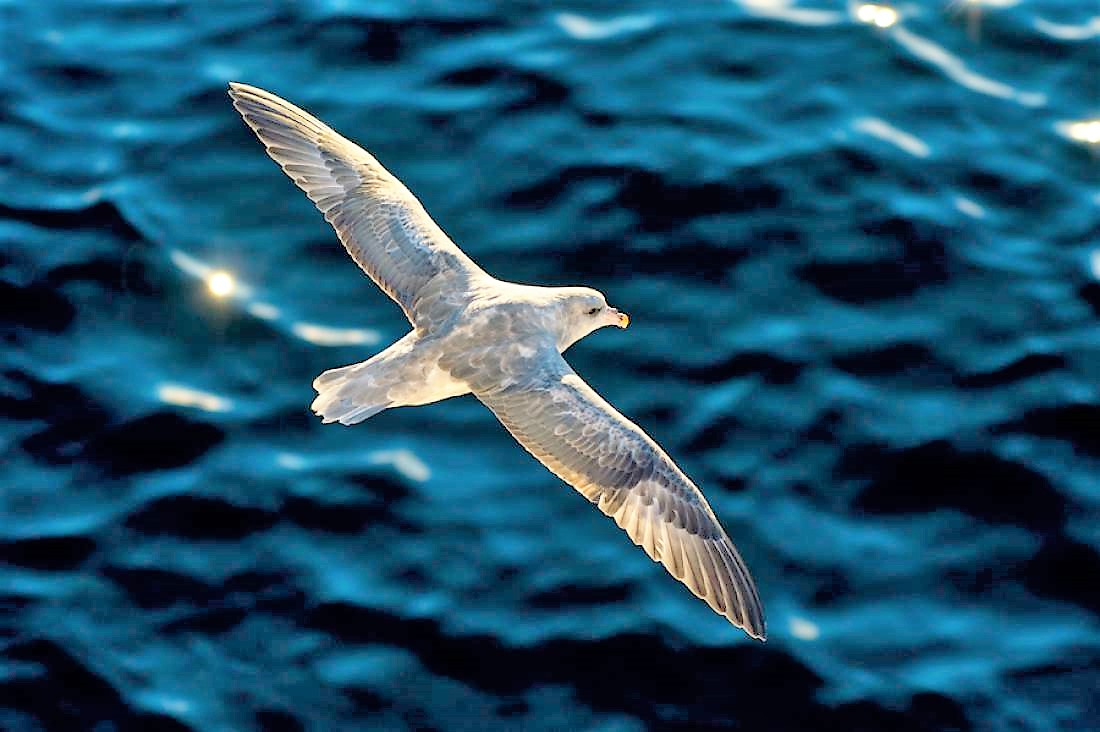
%> input picture assignment-2/1/data/bird.jpg, 1100 x 732 px
$ octave generate_mask_bird.m   (GNU Octave 9; MATLAB toolbox functions it lacks are replaced by stand-ins)
%> lines starting %> are read from the running program, lines starting %| are printed output that depends on the picture
clear all;
close all;
clc;
im = imread('..//data/bird.jpg');
%> im is the input picture: size 732x1100x3 uint8; mean R, G, B 28.4, 80.4, 105.5
im1 = im(:,:,1); % manually chosen component based on picture
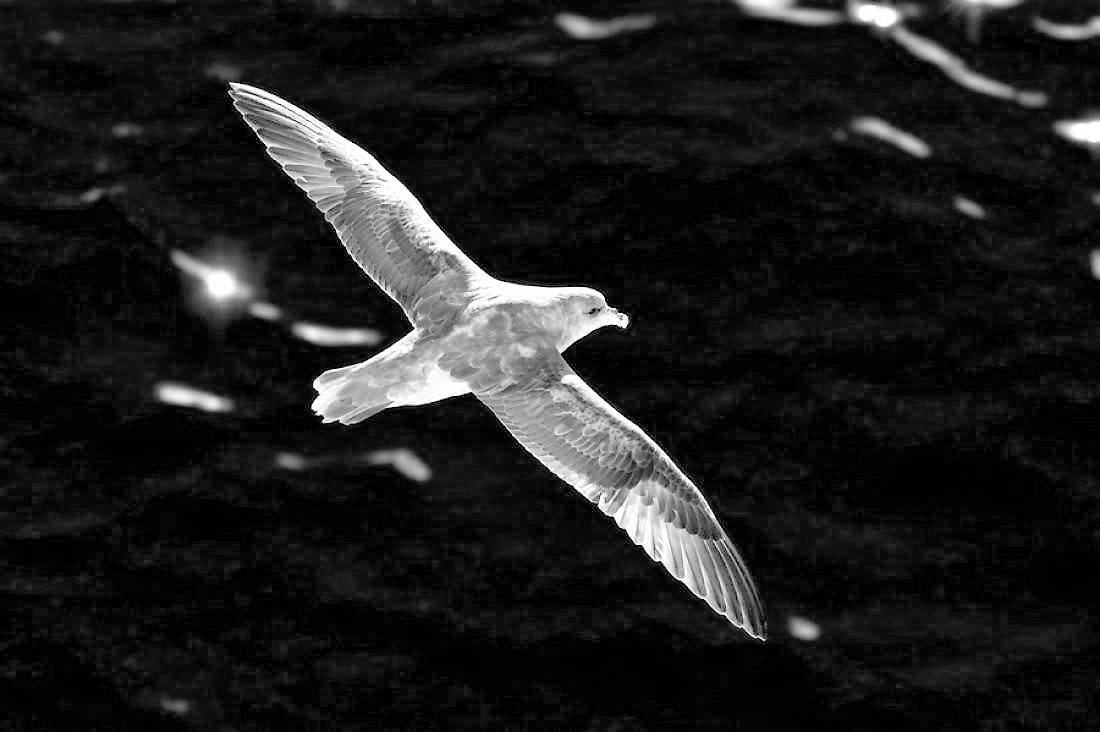
%> im1: size 732x1100 uint8; min 0, max 255, mean 28.4
h = fspecial('log',80,0.4); % manual tune of window size and sigma
im2 = imfilter(im1,h);
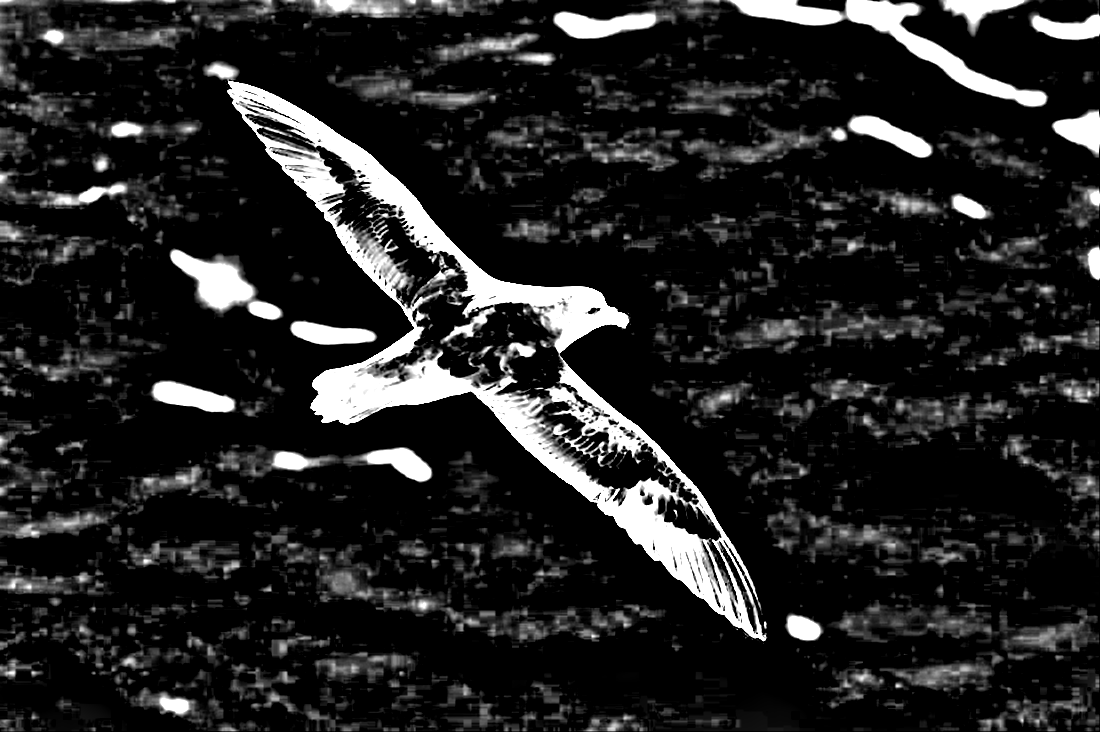
%> im2: size 732x1100 uint8; min 0, max 255, mean 35.2
L = superpixels(im2,500);
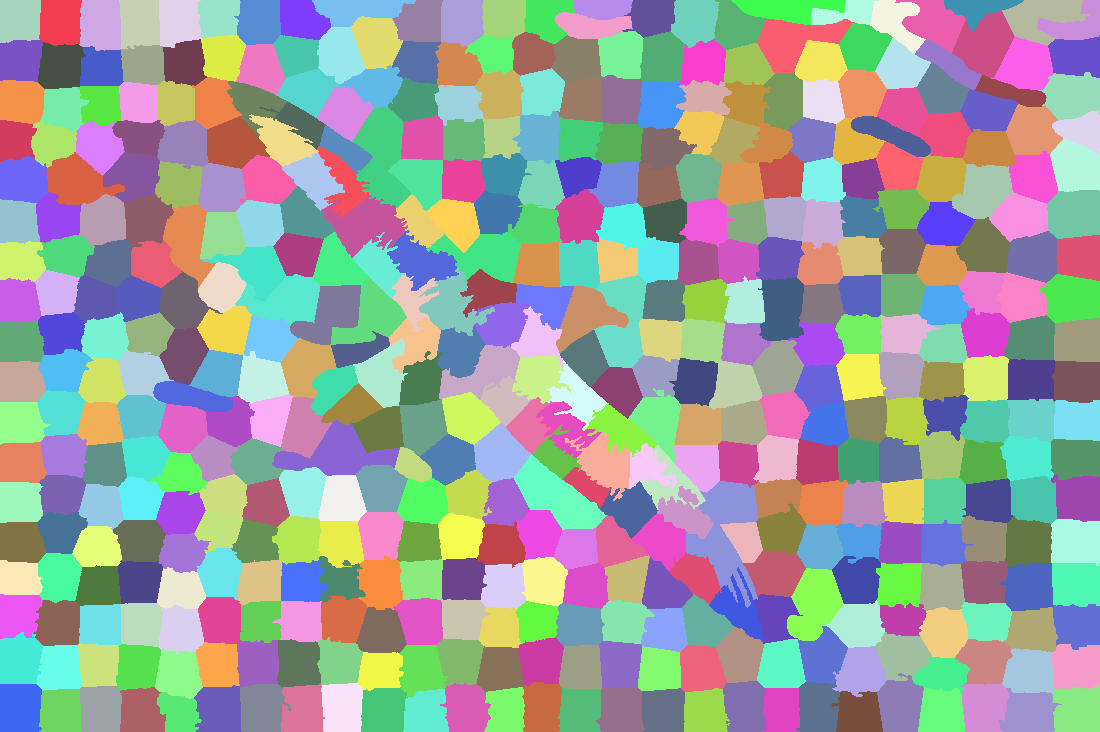
%> L: size 732x1100 double; 468 distinct labels, from 1 to 468; one colour per label, 0 black
h1 = impoly(gca,[196,44; 266,435; 801,675; 676,264]); % rough estimate of bird
roiPoints = getPosition(h1);
roi = poly2mask(roiPoints(:,1),roiPoints(:,2),size(L,1),size(L,2));
%> (the run ends here)

$ run again, with assignment-2/1/data/flower.jpg copied over assignment-2/1/data/bird.jpg
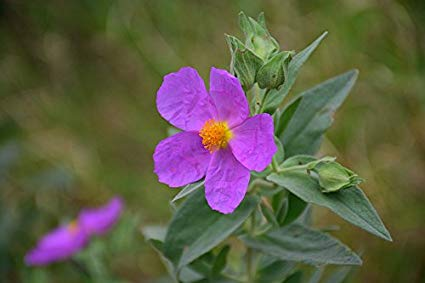
%> input picture assignment-2/1/data/flower.jpg, 425 x 283 px
%> im is the input picture: size 283x425x3 uint8; mean R, G, B 95.6, 92.7, 71.1
%> `im2 = imfilter(im1,h);`:
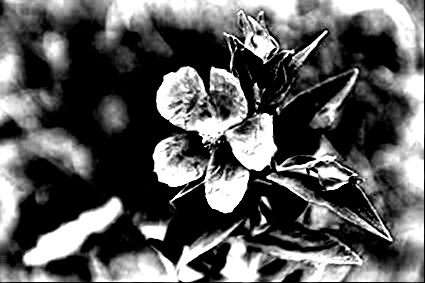
%> im2: size 283x425 uint8; min 0, max 255, mean 91
%> `L = superpixels(im2,500);`:
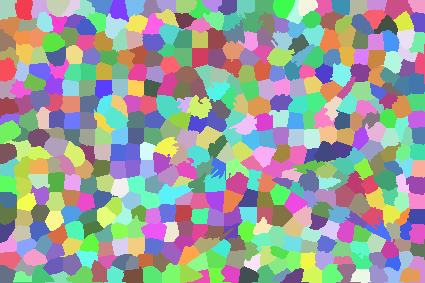
%> L: size 283x425 double; 479 distinct labels, from 1 to 479; one colour per label, 0 black
